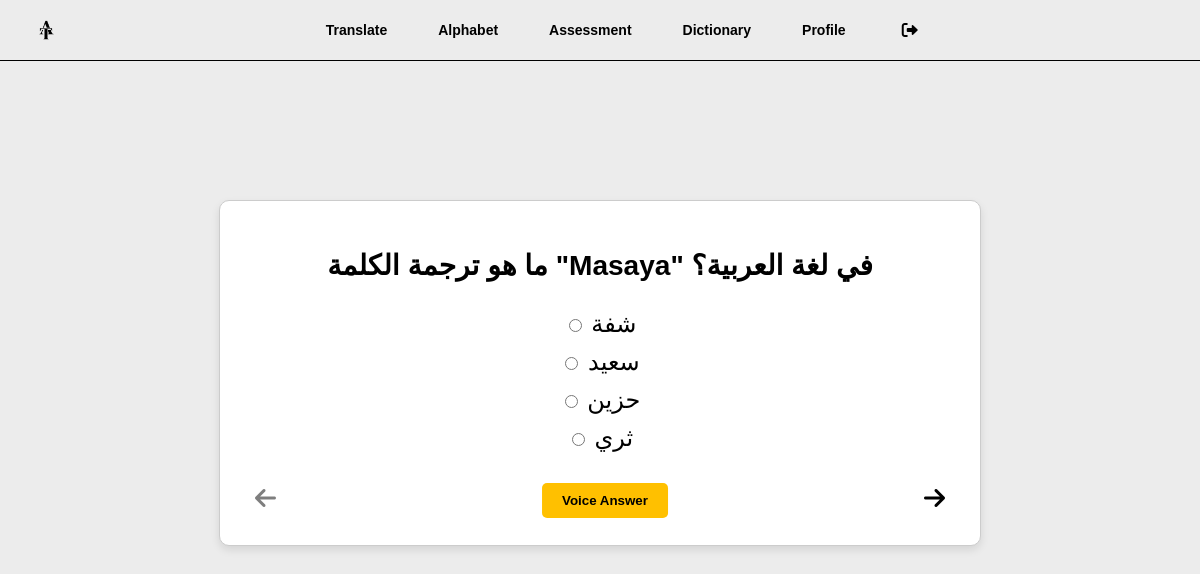
The page /assessment_arabic (signed in) on the database its author committed.
### tagarab_translate/models.py (models this page shows, shortened)
class ArabicQuestion(models.Model):
    QUESTION_TYPES = [
        ('multiple_choice', 'Multiple Choice'),
        ('word_completion', 'Word Completion'),
    ]
    question_text = models.CharField(max_length=255)
    tagalog_word = models.CharField(max_length=100)
    correct_answer = models.CharField(max_length=100)
    option_1 = models.CharField(max_length=100)
    option_2 = models.CharField(max_length=100)
    option_3 = models.CharField(max_length=100)
    option_4 = models.CharField(max_length=100)
    question_type = models.CharField(max_length=20, choices=QUESTION_TYPES, default='multiple_choice')

### tagarab_translate/views.py (the view)
# urls.py: path('assessment_arabic', views.assessment_arabic, name= 'assessment_arabic'),
@login_required
def assessment_arabic(request):
    questions = ArabicQuestion.objects.all()
    return render(request, 'users/assessment_arabic.html', {'questions': questions})

### templates/users/assessment_arabic.html (shortened to what this page needs)
{% load static %}
<!DOCTYPE html>
<html lang="en">
<head>
  <link rel="stylesheet" href="{% static 'css/users/assessment_arabic.css' %}">
  <link rel="stylesheet" href="https://cdnjs.cloudflare.com/ajax/libs/font-awesome/6.0.0-beta3/css/all.min.css">
</head>
<body>
<div class="header">
  <img src="{% static 'images/TAlogo.png' %}" class="logo" alt="Logo" />
  <div class="navbar" id="navbar">
    <a href="{% url 'translate' %}" data-url="{% url 'translate' %}" onclick="return confirmNavigation(event)">Translate</a>
    <a href="{% url 'arabic_alphabet' %}" data-url="{% url 'arabic_alphabet' %}"  onclick="return confirmNavigation(event)">Alphabet</a>
    <a href="{% url 'assesschoose' %}" data-url="{% url 'assesschoose' %}" onclick="return confirmNavigation(event)">Assessment</a>
    <a href="{% url 'dictionary' %}" data-url="{% url 'dictionary' %}" onclick="return confirmNavigation(event)">Dictionary</a>
    <a href="{% url 'profile' %}" data-url="{% url 'profile' %}" onclick="return confirmNavigation(event)">Profile</a>
    <form id="logoutForm" action="{% url 'logout' %}" method="post">
      <button type="submit" class="logout-btn">
        <i style="margin-right: 50px; cursor: pointer;" class="fas fa-sign-out-alt" title="Logout" onclick="confirmLogout(event)"></i>
      </button>
    </form>
  </div>
</div>
  <div style="margin-top: 200px;" class="container">
    <form id="assessmentForm" method="POST" action="{% url 'submit_arabic_to_tagalog' %}">
      <div id="question-container">
        {% for question in questions %}
        <div class="question" id="question_{{ forloop.counter }}" style="display: none;">
          <h3>{{ question.question_text }}</h3>
          <ul class="options">
            <li>
              <input type="radio" name="answers_{{ question.id }}" value="{{ question.option_1 }}">
              {{ question.option_1 }}
            </li>
            <li>
              <input type="radio" name="answers_{{ question.id }}" value="{{ question.option_2 }}">
              {{ question.option_2 }}
            </li>
            <li>
              <input type="radio" name="answers_{{ question.id }}" value="{{ question.option_3 }}">
              {{ question.option_3 }}
            </li>
            <li>
              <input type="radio" name="answers_{{ question.id }}" value="{{ question.option_4 }}">
              {{ question.option_4 }}
            </li>
          </ul>
        </div>
        {% endfor %}
      </div>
      <div class="buttons">
        <i class="fas fa-arrow-left arrow" title="Back" onclick="goToPreviousQuestion()"></i>
        <button type="button" onclick="startSpeechRecognition()" class="voice-button">Voice Answer</button>
        <i class="fas fa-arrow-right arrow" title="Next" onclick="goToNextQuestion()"></i>
    </div>
    </form>
  </div>
</body>
</html>

### tagarab_translate/static/css/users/assessment_arabic.css (style rules this page uses)
body { font-family: Arial, sans-serif; background-color: #ECECEC; margin: 0; overflow-x: hidden; }
.header { width: 100%; display: flex; justify-content: space-between; align-items: center; padding: 10px 20px; background-color: #ECECEC; border-bottom: 1px solid black; position: fixed; top: 0; z-index: 2; }
.navbar { display: flex; align-items: center; }
.navbar a { padding: 10px; text-decoration: none; color: black; font-weight: bold; margin-right: 20px; }
.container { text-align: center; margin: 70px auto; padding: 20px; background-color: white; width: 50%; border: 1px solid #ccc; border-radius: 10px; box-shadow: 0px 4px 8px rgba(0, 0, 0, 0.1); }
.question { font-size: 24px; margin-bottom: 20px; }
.options { list-style-type: none; padding: 0; }
.options li { margin: 10px 0; }
.options input[type="radio"] { align-items: center; }
.buttons { display: flex; justify-content: space-between; align-items: center; margin-top: 20px; position: relative; }
.buttons .arrow { font-size: 24px; cursor: pointer; background: none; color: black; border: none; transition: color 0.3s ease; }
.voice-button { padding: 10px 20px; background-color: #FFC000; color: black; font-weight: bold; border: none; border-radius: 5px; cursor: pointer; transition: background-color 0.3s ease; position: absolute; left: 50%; transform: translateX(-50%); }
.buttons button, .buttons .arrow { padding: 10px 20px; border: none; border-radius: 5px; background-color: #FFC000; color: black; font-weight: bold; cursor: pointer; margin: 5px; }
.buttons .arrow { margin-top: 0; background: none; font-size: 24px; padding: 10px; }
.arrow { background: none; font-size: 24px; padding: 10px; cursor: pointer; border: none; outline: none; color: black; transition: color 0.3s ease; }
.arrow[title] { position: relative; }
.arrow[title]::after { content: attr(title); position: absolute; top: -30px; left: 50%; transform: translateX(-50%); background: #333; color: #fff; padding: 5px 10px; font-size: 12px; border-radius: 4px; white-space: nowrap; opacity: 0; pointer-events: none; transition: opacity 0.3s; }
@media (min-width: 769px) { .container { width: 60%; } }

### templates/users/assessment_arabic.html (style rules this page uses)
.header { display: flex; justify-content: space-between; align-items: center; padding: 10px 20px; background-color: #ececec; border-bottom: 1px solid black; position: fixed; width: 100%; top: 0; }
.logo { max-height: 40px; margin-right: auto; }
.navbar { display: flex; justify-content: center; align-items: center; gap: 15px; flex-grow: 1; }
.navbar a, .navbar .logout-btn { text-decoration: none; color: black; font-weight: bold; padding: 5px 8px; font-size: 14px; display: flex; align-items: center; justify-content: center; background: none; border: none; cursor: pointer; }
.logout-btn { margin-left: auto }
.logout-btn i { font-size: 16px; margin-left: 5px; }

### rows shown on the page
ArabicQuestion: question_text "ما هو ترجمة الكلمة \"Masaya\" في لغة العربية؟", option_1 "شفة", option_2 "سعيد", option_3 "حزين", option_4 "ثري"
